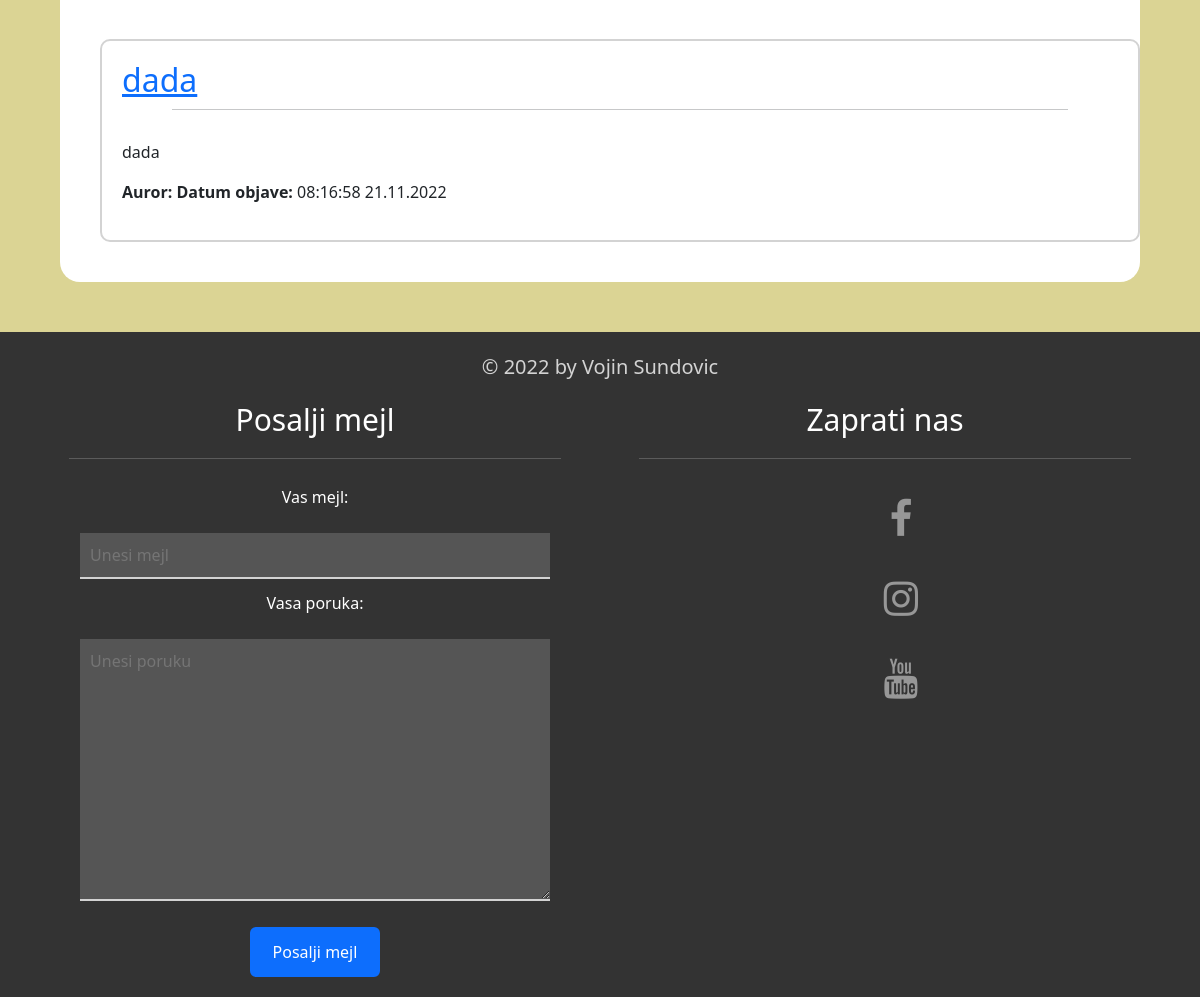
Before: /zadaci/forum/index.php (lower part) with the older database file.
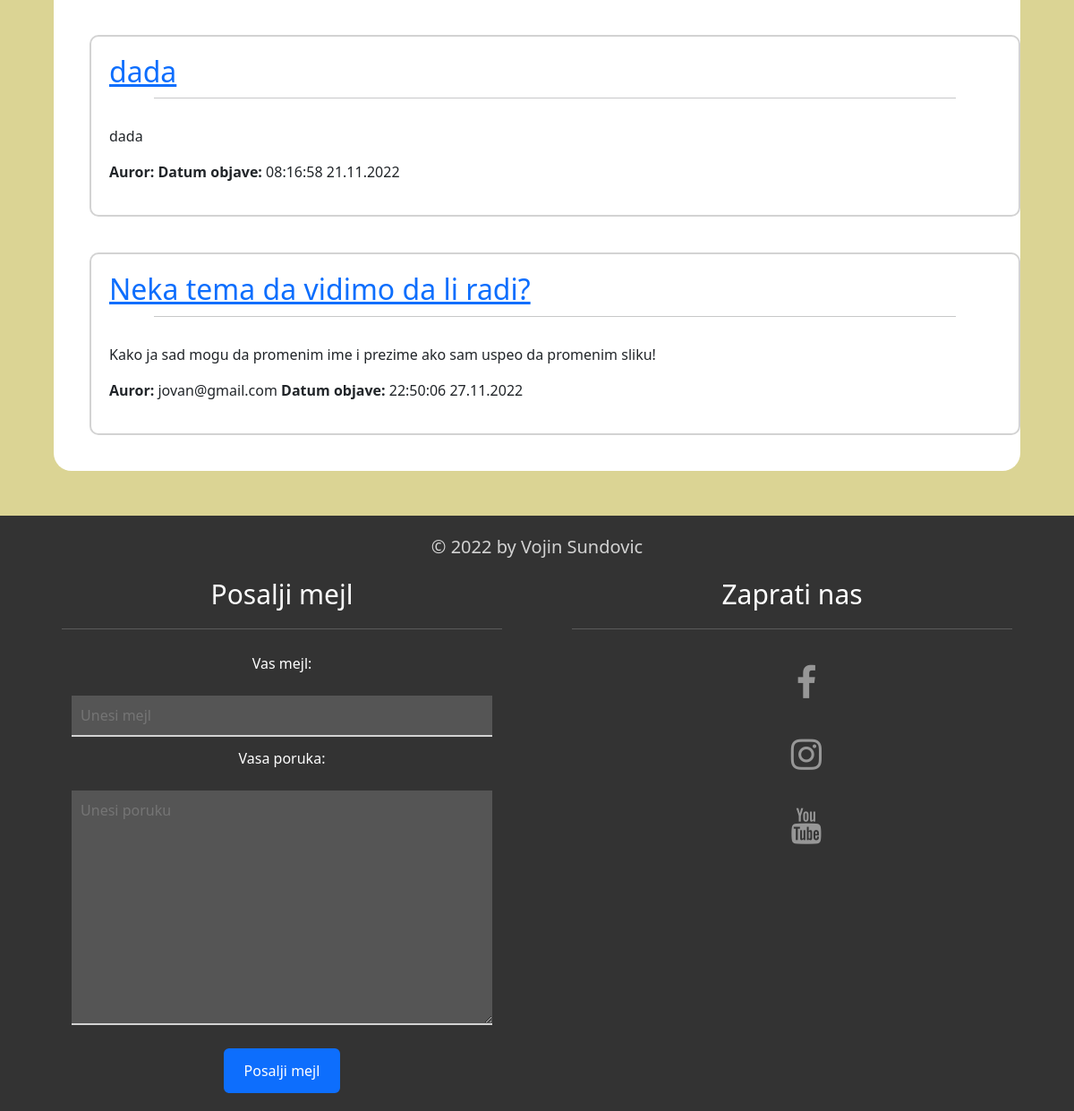
After: the same page with the newer database file.
### tables this page shows
CREATE TABLE `teme` (
  `id` int(11) NOT NULL,
  `naziv_teme` varchar(50) NOT NULL,
  `opis_teme` text NOT NULL,
  `datum_kreiranja` varchar(50) NOT NULL,
  `email` varchar(50) NOT NULL
);

### zadaci/forum/index.php (the view, shortened to what this page needs)
<!DOCTYPE html>
<html lang="en">
<head>
    <link rel="stylesheet" href="https://unpkg.com/aos@next/dist/aos.css" />
    <link rel="stylesheet" href="https://cdnjs.cloudflare.com/ajax/libs/font-awesome/4.7.0/css/font-awesome.min.css">
    <link href="https://cdn.jsdelivr.net/npm/bootstrap@5.2.2/dist/css/bootstrap.min.css" rel="stylesheet">
    <link rel="stylesheet" href="./layout/style.css">
</head>
<body>
    <section id="tema">
        <div class="container">
            <div class="row">
                <?php
                require './php/konekcija.php';
                $i = 0;
                $sql = "SELECT * FROM teme";
                $res = mysqli_query($conn, $sql);
                if(mysqli_num_rows($res) > 0) {
                    while ($row = mysqli_fetch_assoc($res)) {
                        if($i < 3) {
                            echo '<div style="border: 2px solid #d3d3d3; border-radius: 10px; margin: 20px; padding: 20px;">';
                            echo  '<a href="./php/diskusija.php?id=' . $row['id'] . '"><h2>' . $row['naziv_teme'] . '</h2></a>';
                            echo '<hr style="width: 90%; margin: 10px auto 30px auto;">';
                            echo   '<p> ' . $row['opis_teme'] . ' </p>';
                            echo   '<p> <b>Auror:</b> ' . $row['email'] . ' <b>Datum objave: </b>' . $row['datum_kreiranja'] . ' </p>';
                            echo    '</div>';
                        }
                    }
                } else {
                    echo '<p>Nema tema za prikaz!</p>';
                }
                ?>
            </div>
        </div>
    </section>
    <?php include "./php/components/footer.php"; ?>
</body>
</html>

Changed rows visible on the page:
added teme: naziv_teme "Neka tema da vidimo da li radi?", opis_teme "Kako ja sad mogu da promenim ime i prezime ako sam uspeo da promenim sliku!", email "jovan@gmail.com", datum_kreiranja "22:50:06 27.11.2022"
